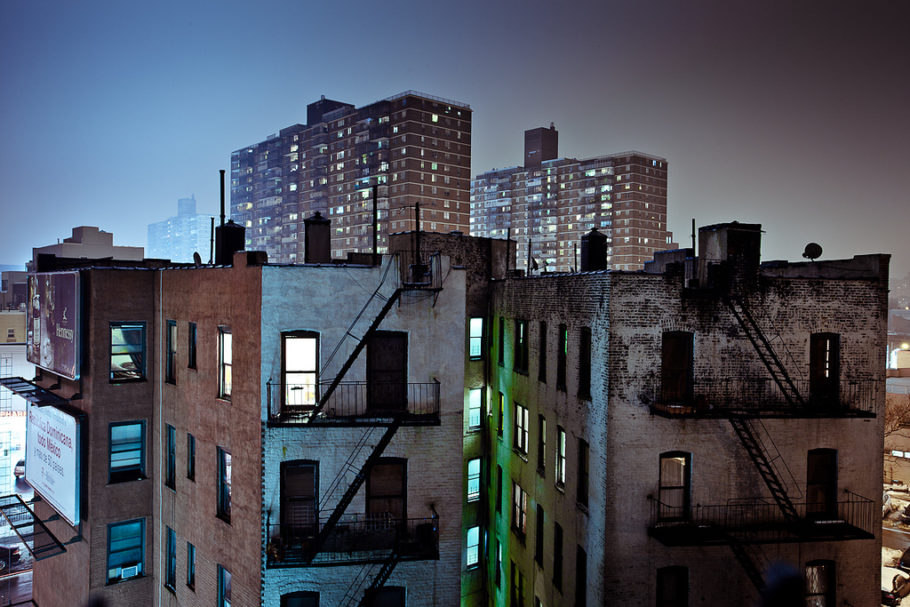
//> input picture brooklyn.jpg, 910 x 607 px
$ ./cannypoints brooklyn.jpg   (built with g++ and OpenCV 4)
//> lines starting //> are read from the running program, lines starting //| are printed output that depends on the picture; after the words box and inside, x2 and y2 are one past the last pixel; in counts of white or black regions, pixels touching at a corner belong together
#include <algorithm>
#include <cstdlib>
#include <ctime>
#include <fstream>
#include <iomanip>
#include <iostream>
#include <numeric>
#include <opencv2/opencv.hpp>
#include <vector>

#define STEP 5
#define JITTER 3
#define RAIO 3

int main(int argc, char** argv) {
  std::vector<int> yrange;
  std::vector<int> xrange;

  cv::Mat image, frame, points, border;

  int width, height, gray;
  int x, y;

  image = cv::imread(argv[1], cv::IMREAD_GRAYSCALE);
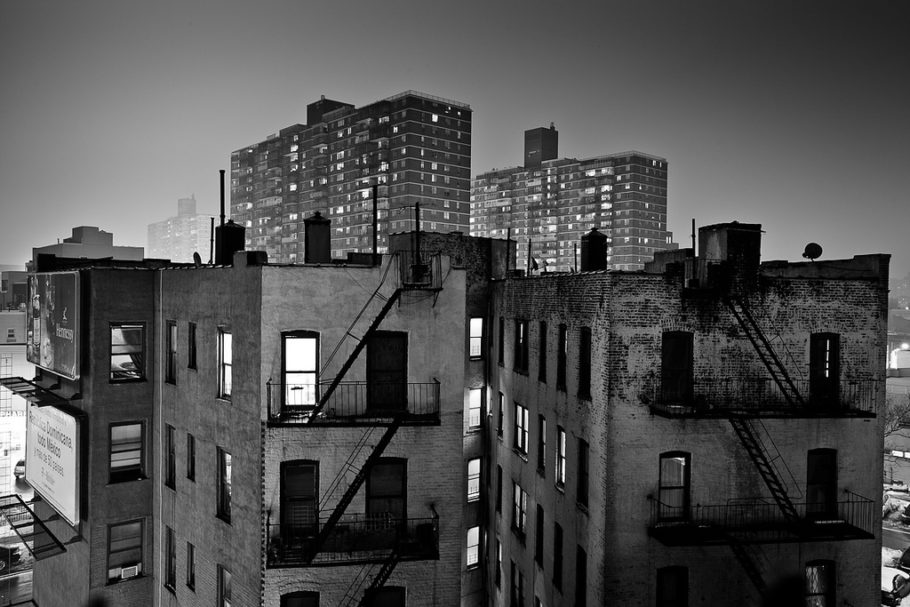
//> image: 607 rows x 910 cols, CV_8UC1; min 0, max 255, mean 79.7

  std::srand(std::time(0));

  if (image.empty()) {
    std::cout << "Could not open or find the image" << std::endl;
    return -1;
  }

  width = image.cols;
//> width = 910
  height = image.rows;
//> height = 607

  xrange.resize(height / STEP);
//> xrange = 121 values from 0 to 0
  yrange.resize(width / STEP);
//> yrange = 182 values from 0 to 0

  std::iota(xrange.begin(), xrange.end(), 0);
//> xrange = 121 values from 0 to 120
  std::iota(yrange.begin(), yrange.end(), 0);
//> yrange = 182 values from 0 to 181

  for (uint i = 0; i < xrange.size(); i++) {
    xrange[i] = xrange[i] * STEP + STEP / 2;
  }
//> after the loop, xrange = 121 values from 2 to 602

  for (uint i = 0; i < yrange.size(); i++) {
    yrange[i] = yrange[i] * STEP + STEP / 2;
  }

  points = cv::Mat(height, width, CV_8U, cv::Scalar(255));
  border = cv::Mat(height, width, CV_8U);

  cv::Canny(image, border, 50, 150); // Aplicar o algoritmo de Canny para detectar bordas
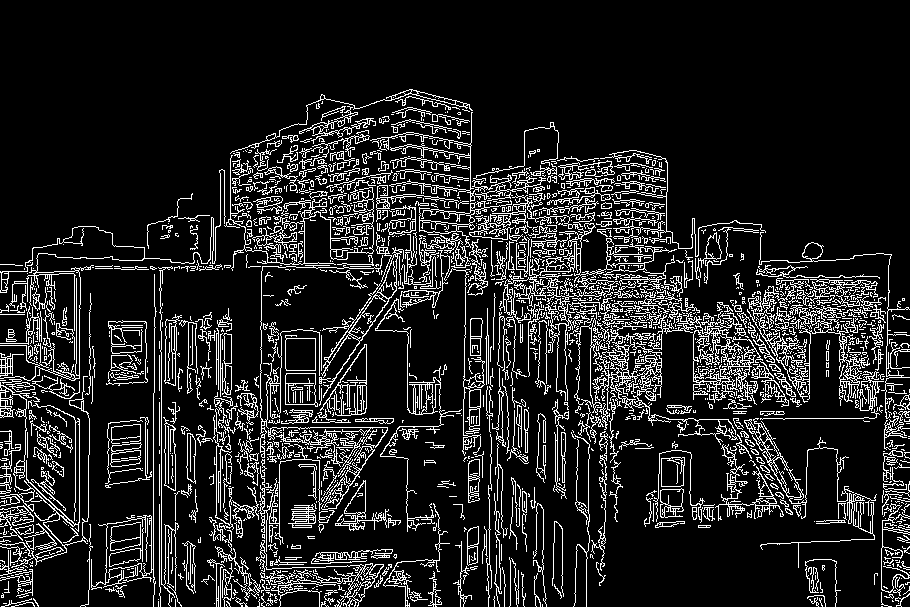
//> border: 607 rows x 910 cols, CV_8UC1; 13.2% white in thin lines or dots, all inside (x1, y1, x2, y2) = (0, 89, 910, 607)

  std::random_shuffle(xrange.begin(), xrange.end());

  for (auto i : xrange) {
    std::random_shuffle(yrange.begin(), yrange.end());
    for (auto j : yrange) {
      x = i + std::rand() % (2 * JITTER) - JITTER + 1;
      y = j + std::rand() % (2 * JITTER) - JITTER + 1;
      gray = image.at<uchar>(x, y);

      // Verificar se o pixel é uma borda antes de desenhar o ponto
      if (border.at<uchar>(x, y) > 0) {
        cv::circle(points, cv::Point(y, x), RAIO, CV_RGB(gray, gray, gray),
                   cv::FILLED, cv::LINE_AA);
      }
    }
  }
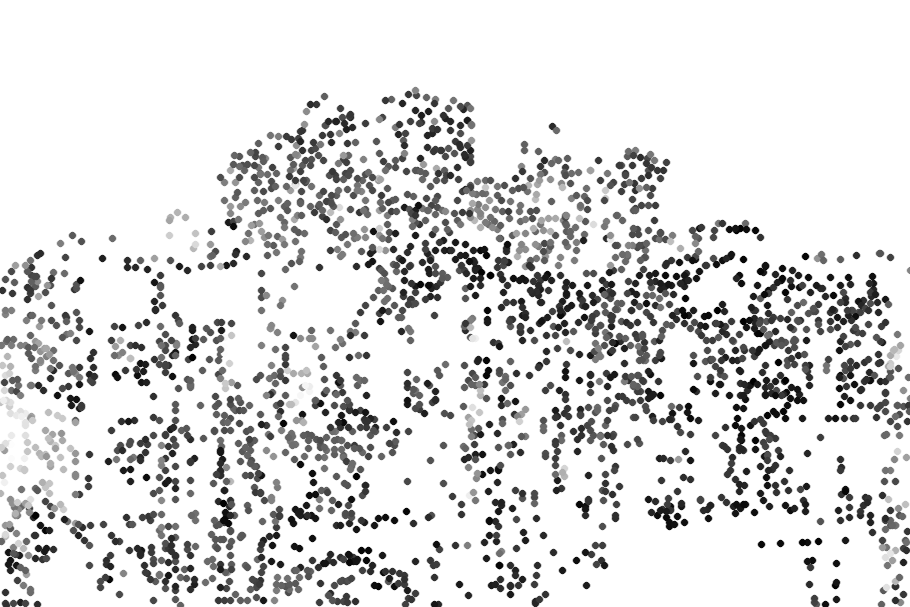
//> points: 607 rows x 910 cols, CV_8UC1; min 0, max 255, mean 222.7
    imshow("janela", points);
    cv::waitKey(0);
    cv::imwrite("pontos_canny.jpg", points); // Salvar a imagem pontilhista resultante
  return 0;
}

$ run again, on filestorage_exemplo.png
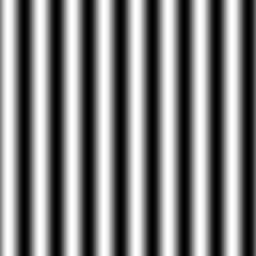
//> input picture filestorage_exemplo.png, 256 x 256 px
//> image is the input picture: 256 rows x 256 cols, CV_8UC1; min 0, max 255, mean 127.5
//> `cv::Canny(image, border, 50, 150);`:
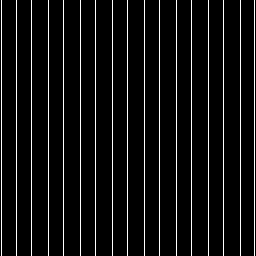
//> border: 256 rows x 256 cols, CV_8UC1; 6.6% white in thin lines or dots
//> after the loop `for (auto i : xrange)`:
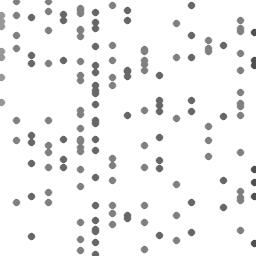
//> points: 256 rows x 256 cols, CV_8UC1; min 79, max 255, mean 242.4
